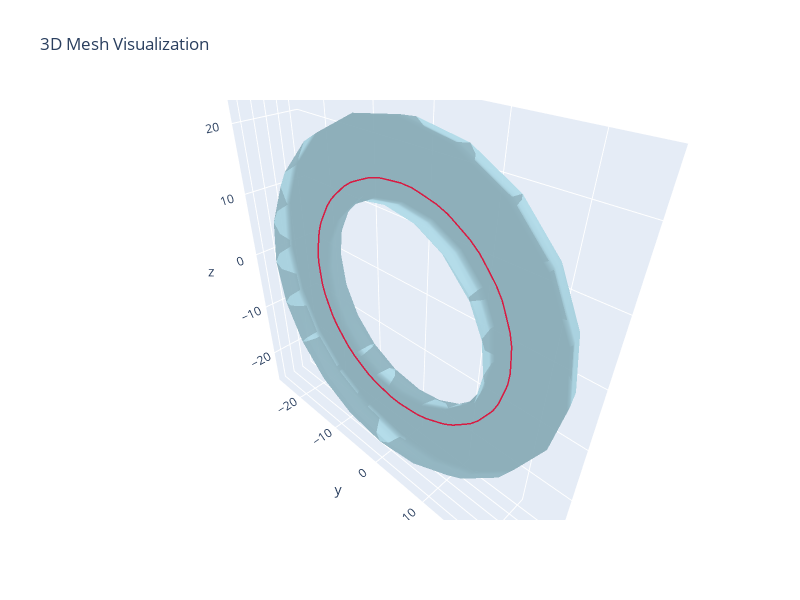

The cell this chart's notebook holds for it:
### Code cell
mm = MeshManager()
mm.load_mesh(data_path("mesh/demo/torus.obj"))
ps = PolylinesSkeleton().from_txt(data_path("polylines/torus.polylines.txt"))
mm.visualize_mesh_3d(polylines=ps)
